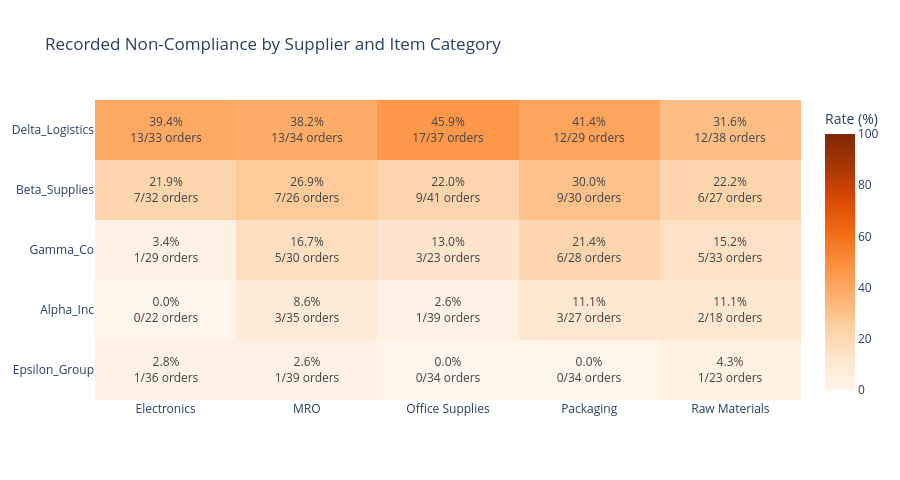

Write notebook code for a chart like this one.
### Markdown cell above
### Category-Mix Findings

- Every supplier has orders in all five item categories.
- Supplier-category groups contain between 18 and 41 orders.
- Category shares differ, so overall supplier rates need context.
- Category mix alone does not explain the compliance differences.

## 4. Recorded Non-Compliance Within Each Category

Compare suppliers within the same item category.

Each heatmap cell shows the non-compliance rate and the number of
non-compliant orders divided by orders with known labels.

These groups are relatively small. A zero observed rate does not
mean zero future risk. Comparisons remain descriptive and do not
control for time, order size, or other differences.

### Code cell
import plotly.graph_objects as go

# Calculate counts and rates for each supplier-category group.
category_compliance = (
    supplier_df.groupby(
        ["Supplier", "Item_Category"],
        dropna=False,
    )
    .agg(
        Known_Labels=("Non_Compliant", "count"),
        Non_Compliant_Orders=(
            "Non_Compliant",
            lambda values: values.sum(min_count=1),
        ),
    )
    .reset_index()
)

category_compliance["Rate_%"] = (
    100 * category_compliance["Non_Compliant_Orders"]
    / category_compliance["Known_Labels"].where(
        category_compliance["Known_Labels"] > 0
    )
)

supplier_order = supplier_summary.sort_values(
    "Non_Compliance_Rate_%",
    ascending=False,
)["Supplier"].tolist()

rates = category_compliance.pivot(
    index="Supplier",
    columns="Item_Category",
    values="Rate_%",
).reindex(supplier_order)

# Include the numerator and denominator in every cell label.
category_compliance["Label"] = category_compliance.apply(
    lambda row: (
        f"{row['Rate_%']:.1f}%"
        f"<br>{int(row['Non_Compliant_Orders'])}"
        f"/{int(row['Known_Labels'])} orders"
        if row["Known_Labels"] > 0
        else "No known labels"
    ),
    axis=1,
)

labels = category_compliance.pivot(
    index="Supplier",
    columns="Item_Category",
    values="Label",
).reindex(index=rates.index, columns=rates.columns)

fig = go.Figure(
    go.Heatmap(
        z=rates.to_numpy(dtype=float),
        x=rates.columns.tolist(),
        y=rates.index.tolist(),
        text=labels.to_numpy(),
        texttemplate="%{text}",
        colorscale="Oranges",
        zmin=0,
        zmax=100,
        colorbar=dict(title="Rate (%)"),
        hovertemplate=(
            "%{y}<br>%{x}<br>%{text}<extra></extra>"
        ),
        hoverongaps=False,
    )
)

fig.update_layout(
    title="Recorded Non-Compliance by Supplier and Item Category",
    template="plotly_white",
    height=480,
    xaxis_title=None,
    yaxis_title=None,
)
fig.update_yaxes(autorange="reversed")

fig.show()

### Figure 1 — Plotly figure (JSON) as saved in the notebook; plotly's stock layout.template omitted (floating-point values rounded to 4 significant figures)
{"data": [{"colorbar": {"title": {"text": "Rate (%)"}}, "colorscale": [[0, "rgb(255,245,235)"], [0.125, "rgb(254,230,206)"], [0.25, "rgb(253,208,162)"], [0.375, "rgb(253,174,107)"], [0.5, "rgb(253,141,60)"], [0.625, "rgb(241,105,19)"], [0.75, "rgb(217,72,1)"], [0.875, "rgb(166,54,3)"], [1, "rgb(127,39,4)"]], "hoverongaps": false, "hovertemplate": "%{y}<br>%{x}<br>%{text}<extra></extra>", "text": [["39.4%<br>13/33 orders", "38.2%<br>13/34 orders", "45.9%<br>17/37 orders", "41.4%<br>12/29 orders", "31.6%<br>12/38 orders"], ["21.9%<br>7/32 orders", "26.9%<br>7/26 orders", "22.0%<br>9/41 orders", "30.0%<br>9/30 orders", "22.2%<br>6/27 orders"], ["3.4%<br>1/29 orders", "16.7%<br>5/30 orders", "13.0%<br>3/23 orders", "21.4%<br>6/28 orders", "15.2%<br>5/33 orders"], ["0.0%<br>0/22 orders", "8.6%<br>3/35 orders", "2.6%<br>1/39 orders", "11.1%<br>3/27 orders", "11.1%<br>2/18 orders"], ["2.8%<br>1/36 orders", "2.6%<br>1/39 orders", "0.0%<br>0/34 orders", "0.0%<br>0/34 orders", "4.3%<br>1/23 orders"]], "texttemplate": "%{text}", "type": "heatmap", "x": ["Electronics", "MRO", "Office Supplies", "Packaging", "Raw Materials"], "y": ["Delta_Logistics", "Beta_Supplies", "Gamma_Co", "Alpha_Inc", "Epsilon_Group"], "z": [[39.39, 38.24, 45.95, 41.38, 31.58], [21.88, 26.92, 21.95, 30.0, 22.22], [3.448, 16.67, 13.04, 21.43, 15.15], [0.0, 8.571, 2.564, 11.11, 11.11], [2.778, 2.564, 0.0, 0.0, 4.348]], "zmax": 100, "zmin": 0}], "layout": {"height": 480, "title": {"text": "Recorded Non-Compliance by Supplier and Item Category"}, "xaxis": {"title": {}}, "yaxis": {"autorange": "reversed", "title": {}}}}
